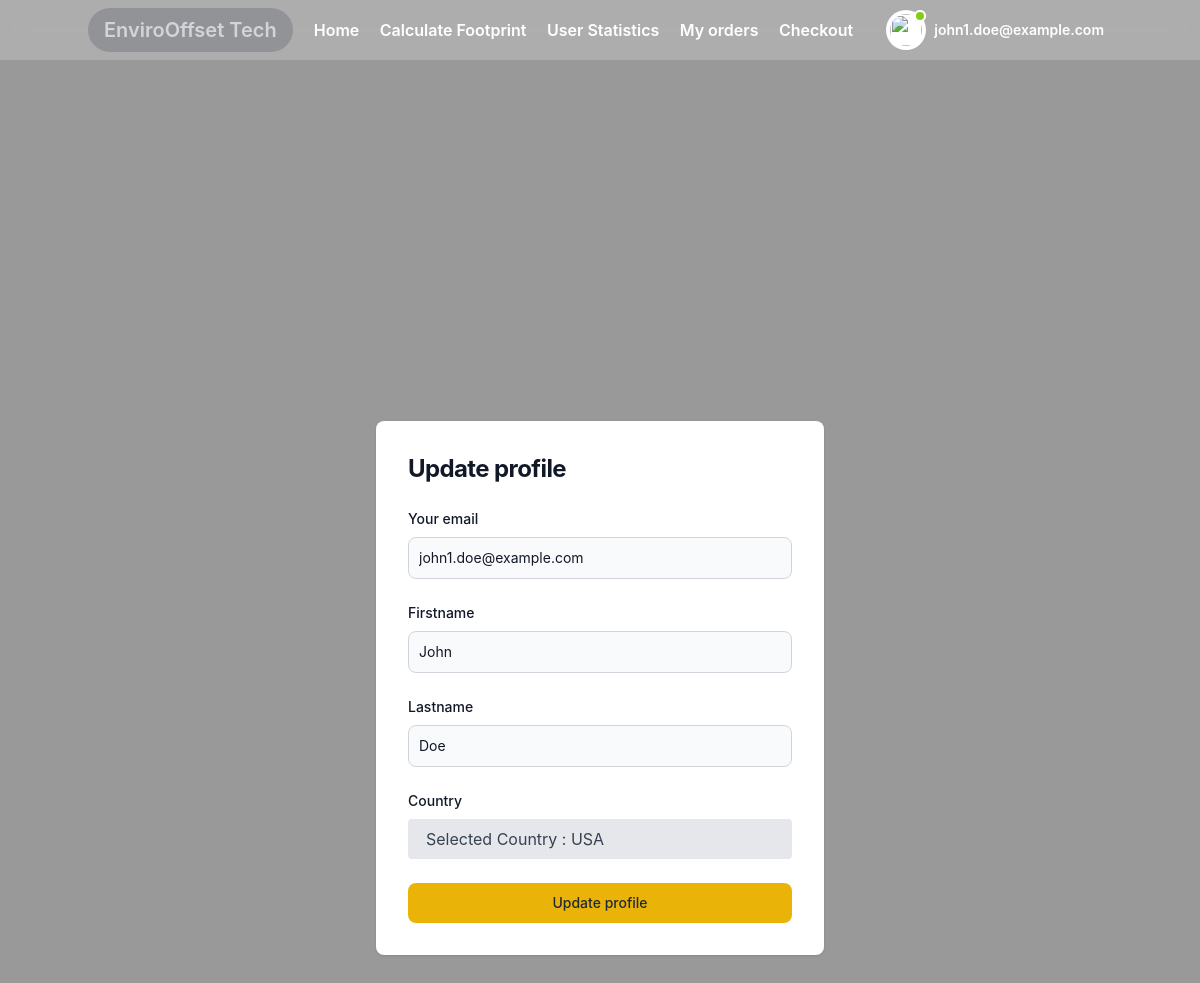
Screenshot of /user/update_profile (signed in) with the database file from the repository.
### main.py (models this page shows, shortened)
class User(db.Model):
    id=db.Column(db.Integer, primary_key=True)
    fname=db.Column(db.String(255), nullable=False)
    lname=db.Column(db.String(255), nullable=False)
    email=db.Column(db.String(255), nullable=False)
    password=db.Column(db.String(255), nullable=False)
    country=db.Column(db.String(255), nullable=False)
    total_contribution = db.Column(db.Float, default=None)
    total_carbon_offset = db.Column(db.Float, default=None)
    carbon_footprint = db.Column(db.Float, default=None)
    offset_under_neutral = db.Column(db.Float, default=None)

### main.py (the view)
@app.route('/user/update_profile', methods=['POST','GET'])
def update_profile():
    if request.method == 'POST':
        userId = session.get('user_id')
        user = User().query.filter_by(id=userId).first()
        user.fname = request.form.get('fname')
        user.lname = request.form.get('lname')
        if(request.form.get('country') != None):
            user.country = request.form.get('country')
        db.session.commit()
        user = User().query.filter_by(id=userId).first()
        return render_template("user/updateProfile.html",user=user,success_message='Profile updated')
    else:
        userId = session.get('user_id')
        user = User().query.filter_by(id=userId).first()
        return render_template("user/updateProfile.html",user=user)

### templates/user/updateProfile.html (shortened to what this page needs)
<!DOCTYPE html>
<html lang="en">
<head>
    <link href="https://fonts.bunny.net/css?family=figtree:400,500,600&display=swap" rel="stylesheet" />
    <link href='https://unpkg.com/boxicons@2.1.4/css/boxicons.min.css' rel='stylesheet'>
    <link href="https://cdn.jsdelivr.net/npm/remixicon@3.5.0/fonts/remixicon.css" rel="stylesheet">
    <script src="https://cdn.tailwindcss.com"></script>
    <link rel="stylesheet" href="{{ url_for('static', filename='styles/layout.css') }}">
</head>
<body class="text-gray-800 font-inter bg-cover bg-fixed bg-center" style="background-image: linear-gradient(rgba(0, 0, 0, 0.4), rgba(0, 0, 0, 0.4)), url('{{ url_for('static', filename='images/SolarPanels.jpg') }}')">
    {% include 'user/navbar.html' %}
    <div class="blur-bg"></div>
    <main class="content min-h-screen mt-24 transition-all main">
    <section class="">
        <div class="flex flex-col items-center justify-center px-6 py-4 mx-auto md:h-screen lg:py-0">
            <div class="w-full bg-white rounded-lg shadow md:mt-0 sm:max-w-md xl:p-0">
                <div class="p-6 space-y-4 md:space-y-6 sm:p-8">
                    <h1 class="text-xl font-bold leading-tight tracking-tight text-gray-900 md:text-2xl">
                        Update profile
                    </h1>
                    <form class="space-y-4 md:space-y-6" action="/user/update_profile" method="post">
                        <div>
                            <label for="email" class="block mb-2 text-sm font-medium text-gray-900">Your email</label>
                            <input value="{{user.email}}" type="email" name="email" id="email" class="bg-gray-50 border border-gray-300 text-gray-900 sm:text-sm rounded-lg focus:ring-primary-600 focus:border-primary-600 block w-full p-2.5" placeholder="name@company.com" required="" readonly>
                        </div>
                        <div>
                            <label for="firstname" class="block mb-2 text-sm font-medium text-gray-900">Firstname</label>
                            <input value="{{user.fname}}" type="text" name="fname" id="firstname" class="bg-gray-50 border border-gray-300 text-gray-900 sm:text-sm rounded-lg focus:ring-primary-600 focus:border-primary-600 block w-full p-2.5" placeholder="John" required="">
                        </div>
                        <div>
                            <label for="lastname" class="block mb-2 text-sm font-medium text-gray-900">Lastname</label>
                            <input value="{{user.lname}}" type="text" name="lname" id="lastname" class="bg-gray-50 border border-gray-300 text-gray-900 sm:text-sm rounded-lg focus:ring-primary-600 focus:border-primary-600 block w-full p-2.5" placeholder="Doe" required="">
                        </div>
                        <div>
                            <label for="country" class="block mb-2 text-sm font-medium text-gray-900">Country</label>
                            <select
                                    class="bg-gray-200 appearance-none border-2 border-gray-200 rounded text-gray-700 w-full py-2 px-4 leading-tight focus:outline-none focus:bg-white focus:border-yellow-500"
                                    name="country" required="">
                                    <option class="text-base label-text text-gray-700" value="{{user.country}}" disabled selected>
                                        Selected Country : {{user.country}}</option>
                                </select>
                        </div>
                        <button type="submit" class="w-full text-blue bg-yellow-500 hover:bg-primary-700 focus:ring-4 focus:outline-none focus:ring-primary-300 font-medium rounded-lg text-sm px-5 py-2.5 text-center">Update profile</button>
                    </form>
                </div>
            </div>
        </div>
      </section>
    </main>
</body>
</html>

### templates/user/navbar.html (shortened to what this page needs)
<header class="bg-white bg-opacity-20 backdrop-blur-md absolute top-0 left-0 right-0 z-50" id="Home">
    <div class="container mx-auto flex items-center justify-between py-2">
        <div>
            <div
                class="font-semibold text-xl text-gray-300 bg-gray-800 bg-opacity-20 rounded-full px-4 py-2 hover:text-white hover:bg-black px-4">
                EnviroOffset Tech</div>
        </div>
        <div class="space-x-4">
            <a href="/user/home"
                class="font-semibold text-white hover:text-yellow-300 hover:border-b-2 border-yellow-300">Home</a>
            <a href="/user/upload_foot"
                class="font-semibold text-white hover:text-yellow-300 hover:border-b-2 border-yellow-300">Calculate Footprint</a>
            <a href="/user/statistics"
                class="font-semibold text-white hover:text-yellow-300 hover:border-b-2 border-yellow-300">User Statistics</a>
            <a href="/user/orders"
                class="font-semibold text-white hover:text-yellow-300 hover:border-b-2 border-yellow-300">My orders</a>
            <a href="/user/cart"
                class="font-semibold text-white hover:text-yellow-300 hover:border-b-2 border-yellow-300">Checkout</a>
        </div>
        <div class="dropdown ml-3">
            <button type="button" class="dropdown-toggle flex items-center">
                <div class="flex-shrink-0 w-10 h-10 relative">
                    <div class="p-1 bg-white rounded-full focus:outline-none focus:ring">
                        <img class="w-8 h-8 rounded-full" src="https://laravelui.spruko.com/tailwind/ynex/build/assets/images/faces/9.jpg" alt=""/>
                        <div class="top-0 left-7 absolute w-3 h-3 bg-lime-500 border-2 border-white rounded-full"></div>
                    </div>
                </div>
                <div class="p-2 md:block text-left">
                    {% if user %}
                    <h2 class="text-sm font-semibold text-white">{{user.email}}</h2>
                    {% else %}
                    <h2 class="text-sm font-semibold text-white">User</h2>
                    {% endif %}
                </div>
            </button>
        </div>
    </div>
</header>

### static/styles/layout.css (style rules this page uses)
html { line-height: 1.5; -webkit-text-size-adjust: 100%; -moz-tab-size: 4; -o-tab-size: 4; tab-size: 4; font-family: ui-sans-serif, system-ui, -apple-system, BlinkMacSystemFont, "Segoe UI", Roboto, "Helvetica Neue", Arial, "Noto Sans", sans-serif, "Apple Color Emoji", "Segoe UI Emoji", "Segoe UI Symbol", "Noto Color Emoji"; font-feature-settings: normal; font-variation-settings: normal; }
body { margin: 0; line-height: inherit; }
h1, h2, h3, h4, h5, h6 { font-size: inherit; font-weight: inherit; }
a { color: inherit; text-decoration: inherit; }
button, input, optgroup, select, textarea { font-family: inherit; font-feature-settings: inherit; font-variation-settings: inherit; font-size: 100%; font-weight: inherit; line-height: inherit; color: inherit; margin: 0; padding: 0; }
button, select { text-transform: none; }
button, [type='button'], [type='reset'], [type='submit'] { -webkit-appearance: button; background-color: transparent; background-image: none; }
blockquote, dl, dd, h1, h2, h3, h4, h5, h6, hr, figure, p, pre { margin: 0; }
input::placeholder, textarea::placeholder { opacity: 1; color: #9ca3af; }
button, [role="button"] { cursor: pointer; }
:disabled { cursor: default; }
img, svg, video, canvas, audio, iframe, embed, object { display: block; vertical-align: middle; }
img, video { max-width: 100%; height: auto; }
.absolute { position: absolute; }
.relative { position: relative; }
.left-0 { left: 0px; }
.top-0 { top: 0px; }
.z-50 { z-index: 50; }
.mb-2 { margin-bottom: 0.5rem; }
.ml-3 { margin-left: 0.75rem; }
.block { display: block; }
.flex { display: flex; }
.h-8 { height: 2rem; }
.min-h-screen { min-height: 100vh; }
.w-8 { width: 2rem; }
.w-full { width: 100%; }
.appearance-none { -webkit-appearance: none; -moz-appearance: none; appearance: none; }
.items-center { align-items: center; }
.justify-center { justify-content: center; }
.justify-between { justify-content: space-between; }
.rounded { border-radius: 0.25rem; }
.rounded-full { border-radius: 9999px; }
.border { border-width: 1px; }
.border-gray-200 { --tw-border-opacity: 1; border-color: rgb(229 231 235 / var(--tw-border-opacity)); }
.bg-gray-50 { --tw-bg-opacity: 1; background-color: rgb(249 250 251 / var(--tw-bg-opacity)); }
.bg-white { --tw-bg-opacity: 1; background-color: rgb(255 255 255 / var(--tw-bg-opacity)); }
.p-1 { padding: 0.25rem; }
.p-6 { padding: 1.5rem; }
.px-4 { padding-left: 1rem; padding-right: 1rem; }
.px-6 { padding-left: 1.5rem; padding-right: 1.5rem; }
.py-2 { padding-top: 0.5rem; padding-bottom: 0.5rem; }
.text-left { text-align: left; }
.font-inter { font-family: 'Inter', sans-serif; }
.text-base { font-size: 1rem; line-height: 1.5rem; }
.text-sm { font-size: 0.875rem; line-height: 1.25rem; }
.text-xl { font-size: 1.25rem; line-height: 1.75rem; }
.font-bold { font-weight: 700; }
.font-medium { font-weight: 500; }
.font-semibold { font-weight: 600; }
.text-gray-300 { --tw-text-opacity: 1; color: rgb(209 213 219 / var(--tw-text-opacity)); }
.text-gray-800 { --tw-text-opacity: 1; color: rgb(31 41 55 / var(--tw-text-opacity)); }
.text-white { --tw-text-opacity: 1; color: rgb(255 255 255 / var(--tw-text-opacity)); }
.transition-all { transition-property: all; transition-timing-function: cubic-bezier(0.4, 0, 0.2, 1); transition-duration: 150ms; }

### templates/user/updateProfile.html (style rules this page uses)
.blur-bg { position: fixed; top: 0; left: 0; width: 100%; height: 100%; background-size: cover; backdrop-filter: blur(2px); z-index: -1; }
.content { position: relative; z-index: 1; }

### rows the page displays
User: email "john1.doe@example.com", fname "John", lname "Doe"
